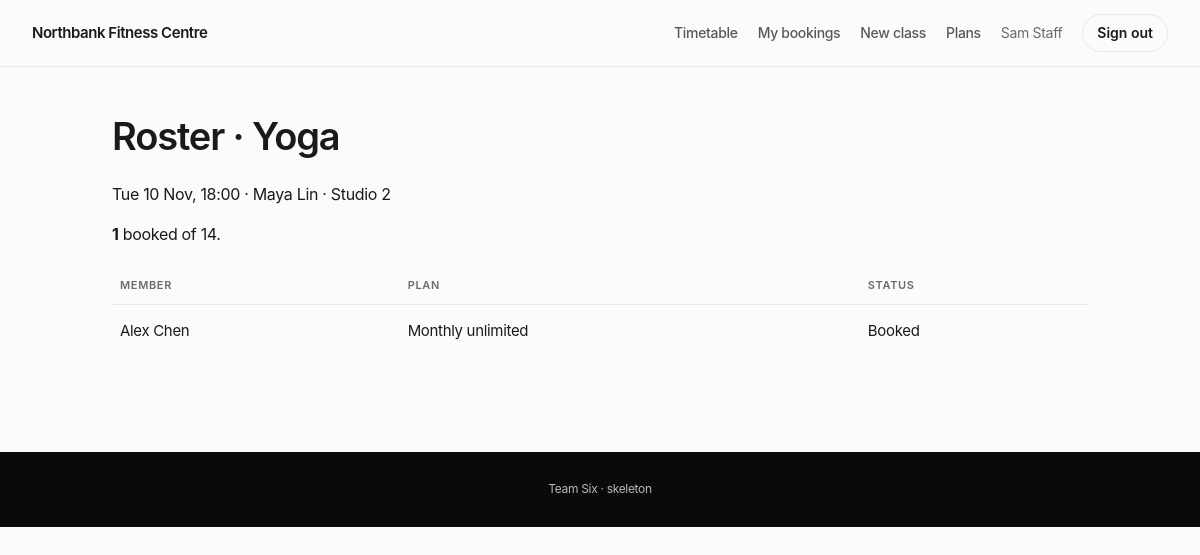
The app's page /admin/classes/1/roster (signed in) with its own data.
### app/models.py (models this page shows, shortened)
class User(db.Model, UserMixin):
    id = db.Column(db.Integer, primary_key=True)
    name = db.Column(db.String(60), nullable=False)
    email = db.Column(db.String(120), unique=True, nullable=False)
    password_hash = db.Column(db.String(255), nullable=False)
    role = db.Column(db.String(10), nullable=False, default="member")   # member | staff
    phone = db.Column(db.String(30))
    status = db.Column(db.String(10), nullable=False, default="active")
    memberships = db.relationship("Membership", back_populates="user")
    bookings = db.relationship("Booking", back_populates="user")

class ClassType(db.Model):
    id = db.Column(db.Integer, primary_key=True)
    name = db.Column(db.String(40), nullable=False)
    required_equipment = db.Column(db.String(120))
    duration_min = db.Column(db.Integer, nullable=False, default=60)

class ClassSession(db.Model):
    id = db.Column(db.Integer, primary_key=True)
    class_type_id = db.Column(db.Integer, db.ForeignKey("class_type.id"), nullable=False)
    instructor_id = db.Column(db.Integer, db.ForeignKey("instructor.id"), nullable=False)
    room_id = db.Column(db.Integer, db.ForeignKey("room.id"), nullable=False)
    start = db.Column(db.DateTime, nullable=False)
    end = db.Column(db.DateTime, nullable=False)
    capacity = db.Column(db.Integer, nullable=False)
    status = db.Column(db.String(12), nullable=False, default="scheduled")
    class_type = db.relationship("ClassType")
    instructor = db.relationship("Instructor")
    room = db.relationship("Room")
    bookings = db.relationship("Booking", back_populates="session")

class Instructor(db.Model):
    id = db.Column(db.Integer, primary_key=True)
    name = db.Column(db.String(60), nullable=False)
    profile = db.Column(db.Text)
    skills = db.relationship("InstructorSkill", back_populates="instructor")

class Room(db.Model):
    id = db.Column(db.Integer, primary_key=True)
    name = db.Column(db.String(40), nullable=False)
    capacity = db.Column(db.Integer, nullable=False)
    equipment = db.Column(db.String(120))

class Booking(db.Model):
    id = db.Column(db.Integer, primary_key=True)
    user_id = db.Column(db.Integer, db.ForeignKey("user.id"), nullable=False)
    class_session_id = db.Column(db.Integer, db.ForeignKey("class_session.id"), nullable=False)
    membership_id = db.Column(db.Integer, db.ForeignKey("membership.id"), nullable=False)
    status = db.Column(db.String(12), nullable=False, default="Booked")
    booked_at = db.Column(db.DateTime, default=datetime.utcnow)
    cancelled_at = db.Column(db.DateTime)
    active = db.Column(db.Boolean, nullable=False, default=True)
    user = db.relationship("User", back_populates="bookings")
    session = db.relationship("ClassSession", back_populates="bookings")
    membership = db.relationship("Membership")

class MembershipPlan(db.Model):
    id = db.Column(db.Integer, primary_key=True)
    name = db.Column(db.String(40), nullable=False)
    duration_days = db.Column(db.Integer, nullable=False)
    credit_limit = db.Column(db.Integer)                 # None = unlimited
    off_peak = db.Column(db.Boolean, nullable=False, default=False)

### app/scheduling.py (the view)
@bp.get("/admin/classes/<int:session_id>/roster")
@staff_only
def roster(session_id):
    class_row = db.get_or_404(ClassSession, session_id)
    rows = [b for b in class_row.bookings if b.status == "Booked"]
    return render_template("roster.html", session=class_row, rows=rows)

### app/access.py (called while the page is built)
@login_manager.user_loader
def load_user(user_id):
    return db.session.get(User, int(user_id))

def staff_only(view):
    @wraps(view)
    def wrapped(*args, **kwargs):
        if not current_user.is_authenticated:
            return redirect(url_for("access.login", next=request.path))
        if current_user.role != "staff":
            abort(403)
        return view(*args, **kwargs)
    return wrapped

### templates/roster.html (shortened to what this page needs)
{% extends "base.html" %}
{% block content %}
<h1>Roster · {{ session.class_type.name }}</h1>
<p>{{ session.start.strftime("%a %d %b, %H:%M") }} · {{ session.instructor.name }} · {{ session.room.name }}</p>
<p><strong>{{ rows|length }}</strong> booked of {{ session.capacity }}.</p>
<table>
  <thead><tr><th>Member</th><th>Plan</th><th>Status</th></tr></thead>
  <tbody>
  {% for b in rows %}
    <tr><td>{{ b.user.name }}</td><td>{{ b.membership.plan.name }}</td><td>{{ b.status }}</td></tr>
  {% else %}
    <tr><td colspan="3" class="hint">Nobody booked yet.</td></tr>
  {% endfor %}
  </tbody>
</table>
{% endblock %}

### templates/base.html (shortened to what this page needs)
<!doctype html>
<html lang="en">
<head>
  <link rel="stylesheet" href="{{ url_for('static', filename='style.css') }}">
</head>
<body>
<header class="bar">
  <a class="brand" href="{{ url_for('access.timetable') }}">Northbank Fitness Centre</a>
  <nav>
    <a href="{{ url_for('access.timetable') }}">Timetable</a>
    {% if current_user.is_authenticated %}
      <a href="{{ url_for('access.my_bookings') }}">My bookings</a>
      {% if current_user.role == 'staff' %}
        <a href="{{ url_for('scheduling.class_new') }}">New class</a>
        <a href="{{ url_for('scheduling.plans') }}">Plans</a>
      {% endif %}
      <span class="who">{{ current_user.name }}</span>
      <form method="post" action="{{ url_for('access.logout') }}"><button>Sign out</button></form>
    {% else %}
      <a href="{{ url_for('access.login') }}">Sign in</a>
    {% endif %}
  </nav>
</header>
<main>
  {% block content %}{% endblock %}
</main>
<footer class="foot">Team Six · skeleton</footer>
</body>
</html>

### static/style.css (style rules this page uses)
* { box-sizing: border-box; }
body { margin: 0; background: var(--bg); color: var(--ink); font: 400 16px/1.55 Inter, "Segoe UI", system-ui, sans-serif; letter-spacing: -0.02em; -webkit-font-smoothing: antialiased; }
.bar { position: sticky; top: 0; z-index: 10; display: flex; align-items: center; gap: 28px; padding: 14px 32px; background: rgba(251, 251, 251, 0.86); backdrop-filter: saturate(180%) blur(12px); border-bottom: 1px solid var(--line); }
.brand { font-weight: 600; font-size: 15px; letter-spacing: -0.03em; color: var(--ink); text-decoration: none; }
nav { display: flex; align-items: center; gap: 20px; margin-left: auto; }
nav a { color: var(--ink); text-decoration: none; font-size: 14px; font-weight: 500; opacity: 0.72; transition: opacity 0.15s ease; }
nav form { display: inline; margin: 0; }
.who { color: var(--muted); font-size: 14px; }
main { max-width: 1040px; margin: 0 auto; padding: 0 32px 96px; }
h1, h2 { letter-spacing: -0.03em; font-weight: 600; color: var(--ink); }
h1 { font-size: clamp(28px, 3.4vw, 38px); margin: 40px 0 10px; }
table { width: 100%; border-collapse: collapse; }
th { text-align: left; font-size: 11px; font-weight: 600; letter-spacing: 0.06em; text-transform: uppercase; color: var(--muted); padding: 14px 8px 10px; border-bottom: 1px solid var(--line); }
td { padding: 14px 8px; border-bottom: 1px solid var(--line); font-size: 15px; vertical-align: middle; }
tbody tr:last-child td { border-bottom: 0; }
button, .btn { font: inherit; font-size: 14px; font-weight: 600; padding: 9px 18px; border-radius: var(--pill); border: 1px solid transparent; background: var(--accent); color: var(--accent-ink); cursor: pointer; transition: transform 0.12s ease, background 0.15s ease; }
nav button { padding: 7px 14px; background: transparent; border: 1px solid var(--line); color: var(--ink); }
.foot { background: var(--dark); color: #B9B9B9; font-size: 12px; text-align: center; padding: 28px 0; margin-top: 0; }

### records on screen
User: name "Sam Staff"
ClassType: class_type.name "Yoga"
ClassSession: start "Tue 10 Nov, 18:00", capacity "14"
Instructor: instructor.name "Maya Lin"
Room: room.name "Studio 2"
Booking: user.name "Alex Chen", membership.plan.name "Monthly unlimited", status "Booked"

### other values on screen
{{ rows|length }} "1"
